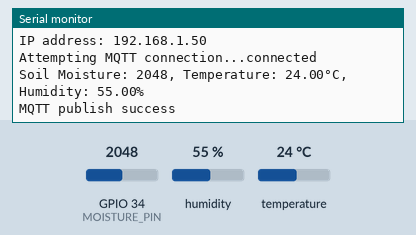
Bench run of a sketch on a simulated ESP32. Parts: the last lines printed to the serial monitor. The inputs (shaded band) are chosen by the test bench; at power-on: humidity 55 %, GPIO 34 (MOISTURE_PIN) = 2048, temperature 24 °C. WiFi joins after 1.5 s; servers stay silent unless stated; no MQTT or app messages arrive unless stated.

Above: at 2.7 s.
2.8 s: humidity set to 22 %
At 12.1 s:
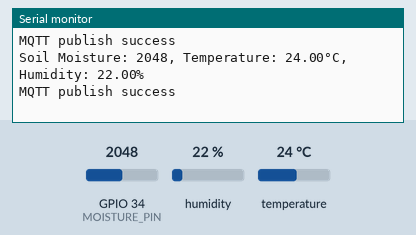
12.8 s: GPIO 34 (MOISTURE_PIN) set to 2866
At 22.5 s:
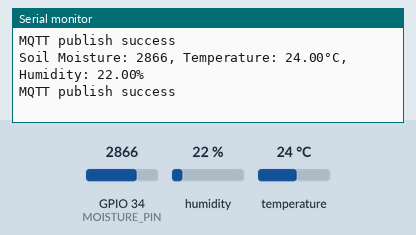
22.8 s: temperature set to 12 °C
At 32.5 s:
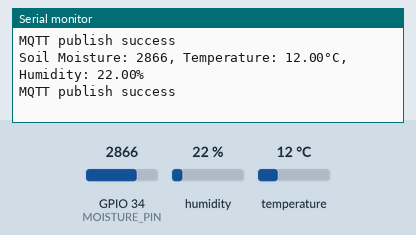
32.8 s: GPIO 34 (MOISTURE_PIN) set to 3603
At 42.5 s:
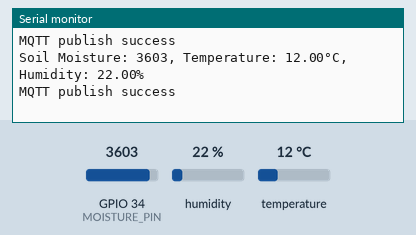
42.8 s: humidity set to 40 %
At 52.4 s:
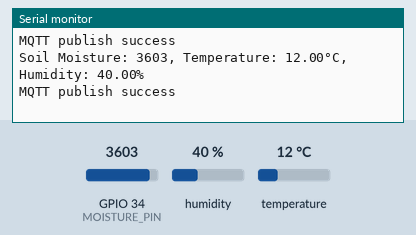
Timing chart, 0 to 53.8 s (numbered marks = the images above; inputs shaded):
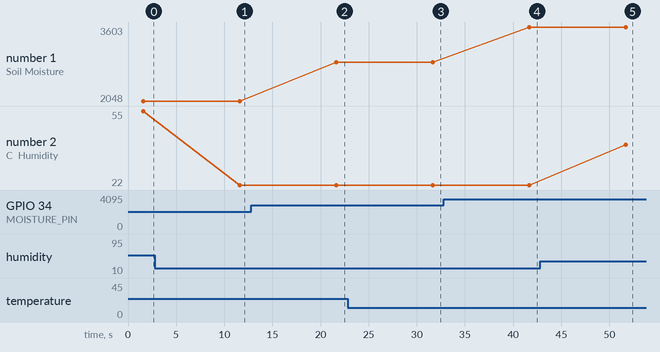

Measured:
- after the input at 2.8 s, the serial monitor: prints a new line after 8.8 s (image 1)
- after the input at 12.8 s, the serial monitor: prints a new line after 8.8 s (image 2)
- after the input at 22.8 s, the serial monitor: prints a new line after 8.9 s (image 3)
- after the input at 32.8 s, the serial monitor: prints a new line after 8.9 s (image 4)
- after the input at 42.8 s, the serial monitor: prints a new line after 8.9 s (image 5)
- plotted number 1: 2048 → 2866 after the input at 12.8 s, 2866 → 3603 after the input at 32.8 s
- plotted number 2: 55 → 22 after the input at 2.8 s, 22 → 40 after the input at 42.8 s

The sketch:

sensors_esp.Ino
```cpp
#include <WiFi.h>
#include <PubSubClient.h>
#include "DHT.h"

// Pins and sensor type
#define MOISTURE_PIN 34
#define DHT_PIN 4
#define DHT_TYPE DHT11

// WiFi credentials - update to your network
const char* ssid = "vv";
const char* password = "vvvvvvvv";

// MQTT broker info
const char* mqtt_server = "broker.hivemq.com";
const int mqtt_port = 1883;
const char* mqtt_topic = "esp32/soilSensorData";

WiFiClient espClient;
PubSubClient client(espClient);
DHT dht(DHT_PIN, DHT_TYPE);

void setup_wifi() {
  Serial.println();
  Serial.print("Connecting to WiFi: ");
  Serial.println(ssid);
  WiFi.mode(WIFI_STA);
  WiFi.begin(ssid, password);

  while (WiFi.status() != WL_CONNECTED) {
    delay(500);
    Serial.print(".");
  }
  Serial.println("\nWiFi connected");
  Serial.print("IP address: ");
  Serial.println(WiFi.localIP());
}

void reconnect() {
  while (!client.connected()) {
    Serial.print("Attempting MQTT connection...");
    if (client.connect("ESP32_SensorNode")) {
      Serial.println("connected");
      // No subscriptions on Sensor Node
    } else {
      Serial.print("failed, rc=");
      Serial.print(client.state());
      Serial.println(" retrying in 5 seconds");
      delay(5000);
    }
  }
}

// Clamp moisture reading to ADC range
int measurementLimit(int val) {
  if (val < 0) return 0;
  if (val > 4095) return 4095;
  return val;
}

void setup() {
  Serial.begin(115200);
  pinMode(MOISTURE_PIN, INPUT);
  dht.begin();
  setup_wifi();
  client.setServer(mqtt_server, mqtt_port);
}

void loop() {
  if (!client.connected()) {
    reconnect();
  }
  client.loop();

  int moisture = analogRead(MOISTURE_PIN);
  float temperature = dht.readTemperature();
  float humidity = dht.readHumidity();

  Serial.printf("Soil Moisture: %d, Temperature: %.2f°C, Humidity: %.2f%%\n", moisture, temperature, humidity);

  String payload = "{";
  payload += "\"moisture_level\":" + String(measurementLimit(moisture)) + ",";
  payload += "\"temperature\":" + String(temperature, 2) + ",";
  payload += "\"humidity\":" + String(humidity, 2);
  payload += "}";

  if (client.publish(mqtt_topic, payload.c_str())) {
    Serial.println("MQTT publish success");
  } else {
    Serial.println("MQTT publish failed");
  }

  // Delay 30 seconds with yield to feed watchdog
  for (int i = 0; i < 10; i++) {
    delay(1000);
    yield();
  }
}
```
